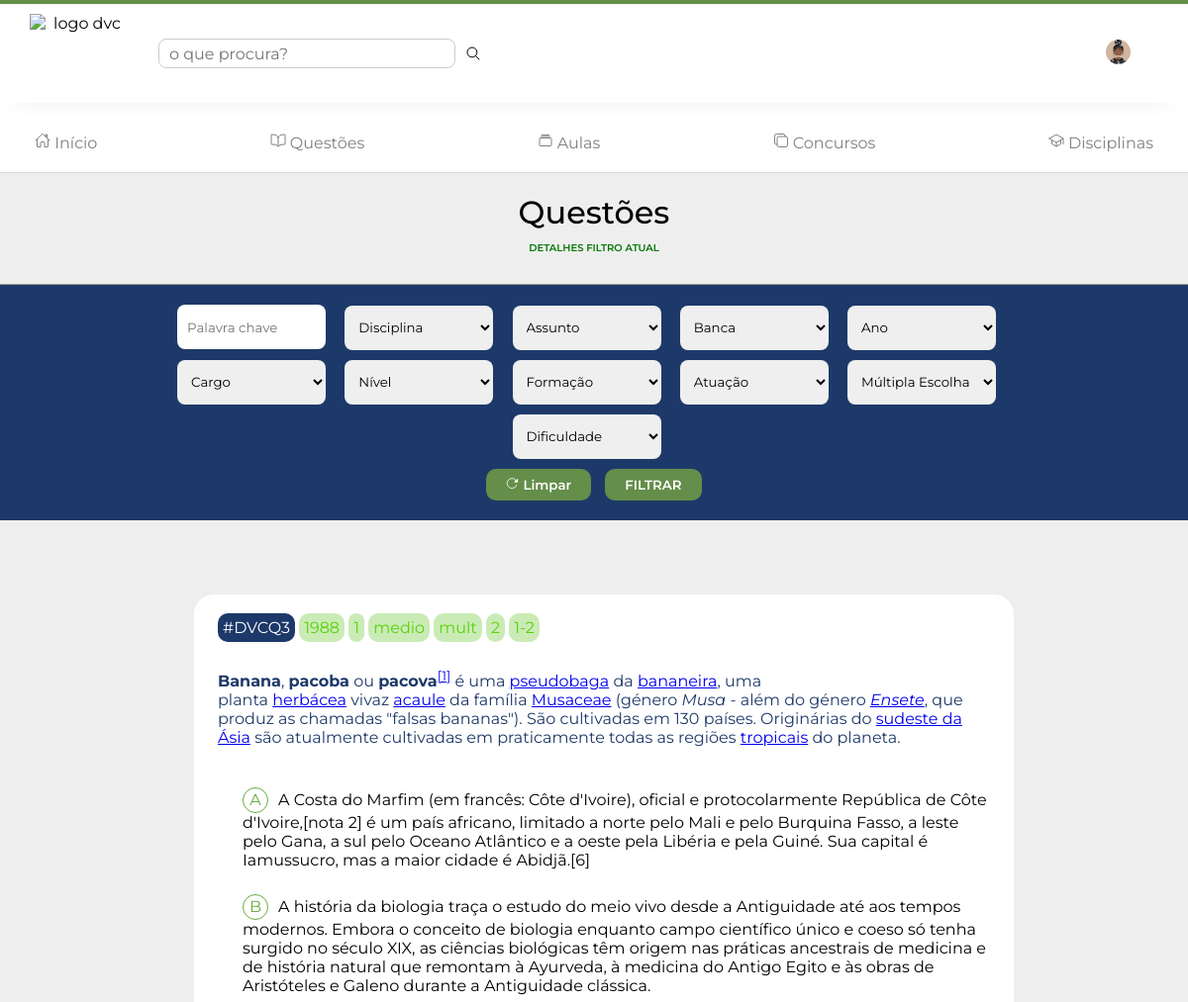
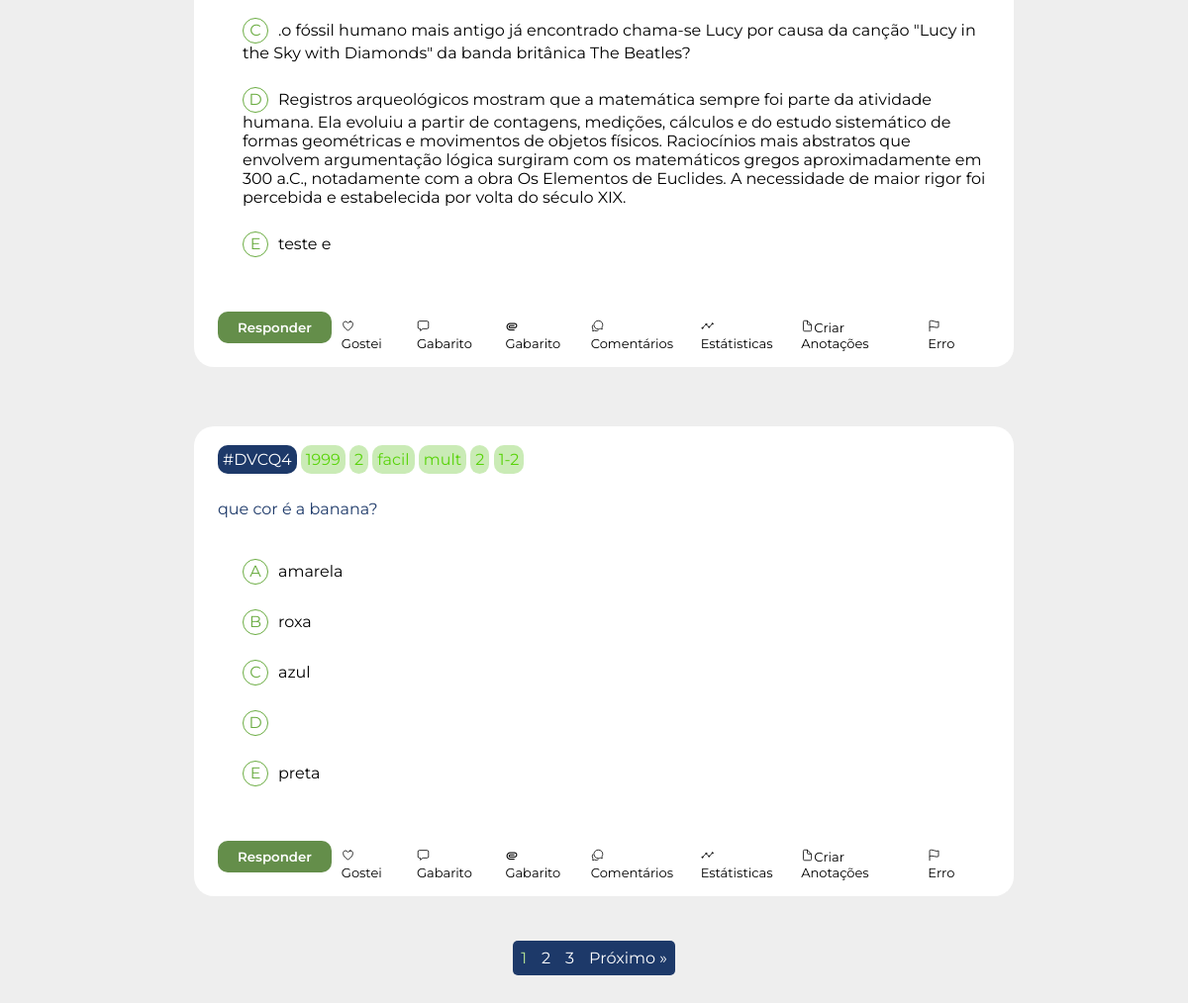
The app's page /questions.php (signed in) with its own data (2 pictures, top to bottom).
### tables this page shows
CREATE TABLE `questions` (
  `ID` varchar(15) NOT NULL,
  `question` text NOT NULL,
  `adms_ID` int(11) NOT NULL,
  `question_type` varchar(50) NOT NULL,
  `status` varchar(25) NOT NULL,
  `year` year(4) NOT NULL,
  `level` varchar(45) DEFAULT NULL,
  `grade_level` varchar(100) NOT NULL,
  `created_at` date NOT NULL DEFAULT current_timestamp(),
  `subject` varchar(150) NOT NULL,
  `banca` varchar(150) NOT NULL,
  `job_function` varchar(150) NOT NULL,
  `job_role` varchar(150) NOT NULL,
  `course` varchar(150) NOT NULL,
  `discipline` varchar(150) NOT NULL,
  `related_contents` text DEFAULT NULL,
  `keys` varchar(200) DEFAULT NULL,
  `answer` varchar(5) NOT NULL
);

CREATE TABLE `answers` (
  `ID` int(11) NOT NULL,
  `questions_ID` varchar(15) NOT NULL,
  `alternative` tinytext NOT NULL,
  `answer` text NOT NULL,
  `correct` int(11) NOT NULL
);

### includes/get_default_questions.php (the view, shortened to what this page needs)
<?php
include_once './includes/connection.php';
$records_per_page = 2;
$page = isset($_GET['page']) ? (int)$_GET['page'] : 1;
$offset = ($page - 1) * $records_per_page;
$total_query = "SELECT COUNT(*) AS total FROM questions";
$total_result = $mysqli->query($total_query);
$total_row = $total_result->fetch_assoc();
$total_records = $total_row['total'];
$total_pages = ceil($total_records / $records_per_page);
$query = "SELECT * FROM questions WHERE question_type = 'mult' LIMIT $offset, $records_per_page";
$result = $mysqli->query($query);
function getAlternative($mysqli, $question_id, $alternative) {
    $stmt = $mysqli->prepare("SELECT answer FROM answers WHERE questions_ID = ? AND alternative = ? LIMIT 1");
    $stmt->bind_param("ss", $question_id, $alternative);
    $stmt->execute();
    $result = $stmt->get_result();
    $row = $result->fetch_assoc();
    return $row ? strip_tags($row['answer'] ) : 'Não disponível';
}
if ($result && $result->num_rows > 0) {
    while ($row = $result->fetch_assoc()) {
        echo '<form class="question">';
        echo '    <div id="question_infos">';
        echo '        <span class="span_number_list">#' . $row['ID'] . '</span>';
        echo '        <span class="span_about">' . $row['year'] . '</span>';
        echo '        <span class="span_about">' . $row['banca'] . '</span>';
        echo '        <span class="span_about">' . $row['level'] . '</span>';
        echo '        <span class="span_about">' . $row['question_type'] . '</span>';
        echo '        <span class="span_about">' . $row['subject'] . '</span>';
        echo '        <span class="span_about">' . $row['course'] . '</span>';
        echo '    </div>';
        echo '    <span id="question">' . $row['question'] . '</span>';
        echo '    <div id="options">';
        foreach (['A', 'B', 'C', 'D', 'E'] as $option) {
            $alternative_text = getAlternative($mysqli, $row['ID'], $option);
            $alternative_style = $alternative_text == 'Não disponível' ? 'display: none !important;' : '';
            echo '    <div class="option" style="'.$alternative_style.'">';
            echo '        <label for="' . $option . $row['ID'] . '" data-content="' . $option . '" style="'.$alternative_style.'">'  . $alternative_text . '</label>';
            echo '    </div>';
        }
        echo '    </div>';
        echo '    <div id="question_tools">';
        echo '        <button type="submit" id="answerValidate">Responder</button>';
        echo '        <div id="tools">';
        echo '            <span><ion-icon name="heart-outline"></ion-icon> Gostei</span>';
        echo '            <span><ion-icon name="chatbox-outline"></ion-icon> Gabarito</span>';
        echo '            <span><i class="bx bx-paperclip"></i>Gabarito</span>';
        echo '            <span><ion-icon name="chatbubbles-outline"></ion-icon>Comentários</span>';
        echo '            <span><ion-icon name="analytics-outline"></ion-icon>Estátisticas</span>';
        echo '            <span><ion-icon name="document-outline"></ion-icon>Criar Anotações</span>';
        echo '            <span><ion-icon name="flag-outline"></ion-icon>Erro</span>';
        echo '        </div>';
        echo '    </div>';
        echo '</form>';
    }
} else {
    echo 'Nenhuma questão encontrada.';
}
if ($total_pages > 1) {
    echo '<div class="pagination">';
    for ($i = 1; $i <= $total_pages; $i++) {
        if ($i == $page) {
            echo '<span class="current">' . $i . '</span>';
        } else {
            echo '<a href="?page=' . $i . '">' . $i . '</a>';
        }
    }
    if ($page < $total_pages) {
        echo '<a href="?page=' . ($page + 1) . '">Próximo &raquo;</a>';
    }
    echo '</div>';
}
?>

### questions.php (shortened to what this page needs)
<?php
require_once('./includes/connection.php');
require_once('./includes/functions.php');
?>
<!DOCTYPE html>
<html lang="pt-br">
<head>
    <link href='https://unpkg.com/boxicons@2.1.4/css/boxicons.min.css' rel='stylesheet'>
    <link rel="stylesheet" href="./style/global.css">
    <link rel="stylesheet" href="./style/index.css">
    <link rel="stylesheet" href="./style/questions.css">
</head>
<body>
    <div style="background-color: white;">
        <?php require_once('./includes/navbar.php');?>
        <?php require_once('./includes/nav_menu.php');?>
    </div>
    <main id="root">
        <header>
            <h1>Questões</h1>
            <p id="filterDetails">DETALHES FILTRO ATUAL</p>
        </header>
        <form action="" method="get" id="filter">
            <div id="filter1">
                <input type="search" placeholder="Palavra chave" name="keys">
                <select id="discipline" name="discipline">
                    <?php getOptions($mysqli, 'disciplines', 'discipline', 'Disciplina')?>
                </select>
                <select id="subjects" name="subject">
                    <?php getOptions($mysqli, 'subjects', 'subject', 'Assunto')?>
                </select>
                <select id="banca" name="banca">
                    <?php getOptions($mysqli, 'bancas', 'banca', 'Banca')?>
                </select>
                <select id="year" name="year">
                    <option value="">Ano</option>
                </select>
                <select id="job_position" name="job_roles">
                    <?php getOptions($mysqli, 'job_roles', 'job_role', 'Cargo')?>
                </select>
                <select id="grade_level" name="grade_level">
                    <option value="">Nível</option>
                </select>
                <select id="course" name="course">
                    <?php getOptions($mysqli, 'courses', 'course', 'Formação')?>
                </select>
                <select id="area_of_expertise" name="job_function">
                    <?php getOptions($mysqli, 'job_functions', 'job_function', 'Atuação')?>
                </select>
                <select id="question_type" name="question_type">
                    <option value="mult">Múltipla Escolha</option>
                </select>
                <select id="level" name="level">
                    <option value="">Dificuldade</option>
                </select>
            </div>
            <div id="btns">
                <button>
                    <ion-icon name="reload-outline"></ion-icon> Limpar
                </button>
                <input type="submit" value="FILTRAR">
            </div>
        </form>
        <div>
            <div id="questions_container">
                <?php include_once('./includes/get_default_questions.php'); ?>
            </div>
        </div>
    </main>
</body>
</html>

### includes/navbar.php
<?php
echo '
<header style="background-color: white!important;">
    <div id="nav-first-container">
        <img src="./assets/logo.svg" alt="logo dvc">
        <input type="search" class="searchInput" placeholder="o que procura?">
        <ion-icon name="search-outline"></ion-icon>
        <ion-icon name="reorder-three-outline" id="burguer"></ion-icon>
    </div>
    <div id="nav-second-container">';
if (!isset($_SESSION["id"])) {
    echo '
        <a href="./login.php">Entrar</a>
        <a href="./signup.html">Criar uma conta gratuitamente</a>
        <ion-icon name="help-circle-outline" title="Central de ajuda"></ion-icon>';
} else {
    echo '
        <div>
            <a href="#profile" style="background-color: transparent">
                <img src="./assets/picc.jpg" alt="profile" class="profile_pic">
            </a>
        </div>';
}
echo '
    </div>
</header>';
?>

### includes/nav_menu.php
<?php
echo '<nav style="background-color: white!important;">
        <ul id="nav-menus">
            <li><a href="./index.php">
                    <ion-icon name="home-outline"></ion-icon> Início
                </a></li>
            <li><a href="./questions.php">
                    <ion-icon name="book-outline"></ion-icon> Questões
                </a></li>
            <li><a href="./classes.php">
                    <ion-icon name="albums-outline"></ion-icon> Aulas
                </a></li>
            <li><a href="./exams.php">
                    <ion-icon name="copy-outline"></ion-icon> Concursos
                </a></li>
            <li><a href="./disciplines.php">
                    <ion-icon name="school-outline"></ion-icon> Disciplinas
                </a></li>
        </ul>
    </nav>';
?>

### includes/functions.php (shortened to what this page needs)
<?php
    function getOptions($mysqli, $chart, $column, $label){
        $sql = "SELECT ID, $column FROM $chart";
        $result = $mysqli->query($sql);
        if ($result->num_rows>0){
         echo '<option value="">'.$label.'</option>';
        } else{
         echo '<option disabled>nenhuma opção encontrada...</option>';
        }
    }
?>

### style/global.css (style rules this page uses)
body { margin: 0; background-color: #eee; }
* { font-family: Montserrat; }
:root { --main-color: #648e4a; --logo-blue: #1d3969; --logo-green: #007700; --light-green: #6aac41; --green-todbg: #b3e295; }
#root { animation: fadeIn 1s ease-in-out; }

### style/index.css (style rules this page uses)
header { display: flex; justify-content: space-between; border-top: 4px solid var(--main-color); padding: 10px 30px; box-shadow: -2px 14px 20px -18px rgba(0, 0, 0, 0.1); }
#nav-first-container, #nav-second-container { display: flex; text-align: center; }
#nav-first-container { gap: 30px; }
#nav-first-container img { width: 100px; height: 80px; }
#nav-first-container .searchInput { margin: auto; height: 30px; width: 300px; border: 1px solid #ccc; border-radius: 8px; padding: 0 10px; font-size: 16px; transition: border-color 0.3s, box-shadow 0.3s; outline: none; }
#nav-first-container ion-icon { margin-top: auto; margin-bottom: auto; position: relative; left: -20px; cursor: pointer; }
#nav-second-container { margin-top: auto; margin-bottom: auto; gap: 30px; }
#nav-second-container a { color: var(--logo-blue); text-decoration: none; font-weight: 600; margin-top: auto; margin-bottom: auto; }
#nav-second-container a:last-of-type { color: white; background-color: var(--main-color); padding: 8px; border-radius: 10px; }
#nav-menus { display: flex; flex-direction: row; justify-content: space-between; padding: 0px 35px 20px 35px; margin: 30px 0px 0px 0px; }
#nav-menus li { list-style: none; cursor: pointer; }
#nav-menus li a { text-decoration: none; cursor: pointer; color: gray; }
.profile_pic { max-width: 25px; border-radius: 50px; cursor: pointer; padding: 20px; }

### records on screen
questions: ID "DVCQ3", year "1988", banca "1", level "medio", question_type "mult", subject "2", course "1-2", question "Banana , pacoba ou pacova [1] é uma pseudobaga da bananeira , uma planta herbácea vivaz acaule da família Musaceae (género Musa - além do género Ensete , que produz as chamadas \"falsas bananas\"). São cultivadas em 130 países. Originárias do sudeste da Ásia são atualmente cultivadas em praticamente todas as regiões tropicais do planeta.", ID.answer "A Costa do Marfim (em francês: Côte d'Ivoire), oficial e protocolarmente República de Côte d'Ivoire,[nota 2] é um país africano, limitado a norte pelo Mali e pelo Burquina Fasso, a leste pelo Gana, a sul pelo Oceano Atlântico e a oeste pela Libéria e pela Guiné. Sua capital é Iamussucro, mas a maior cidade é Abidjã.[6]", ID.answer "A história da biologia traça o estudo do meio vivo desde a Antiguidade até aos tempos modernos. Embora o conceito de biologia enquanto campo científico único e coeso só tenha surgido no século XIX, as ciências biológicas têm origem nas práticas ancestrais de medicina e de história natural que remontam à Ayurveda, à medicina do Antigo Egito e às obras de Aristóteles e Galeno durante a Antiguidade clássica.", ID.answer ".o fóssil humano mais antigo já encontrado chama-se Lucy por causa da canção \"Lucy in the Sky with Diamonds\" da banda britânica The Beatles?", ID.answer "Registros arqueológicos mostram que a matemática sempre foi parte da atividade humana. Ela evoluiu a partir de contagens, medições, cálculos e do estudo sistemático de formas geométricas e movimentos de objetos físicos. Raciocínios mais abstratos que envolvem argumentação lógica surgiram com os matemáticos gregos aproximadamente em 300 a.C., notadamente com a obra Os Elementos de Euclides. A necessidade de maior rigor foi percebida e estabelecida por volta do século XIX.", ID.answer "teste e"
questions: ID "DVCQ4", year "1999", banca "2", level "facil", question_type "mult", subject "2", course "1-2", question "que cor é a banana?", ID.answer "amarela", ID.answer "roxa", ID.answer "azul", ID.answer "preta"

### other values on screen
form field discipline "Disciplina"
form field subject "Assunto"
form field banca "Banca"
form field job_roles "Cargo"
form field course "Formação"
form field job_function "Atuação"
